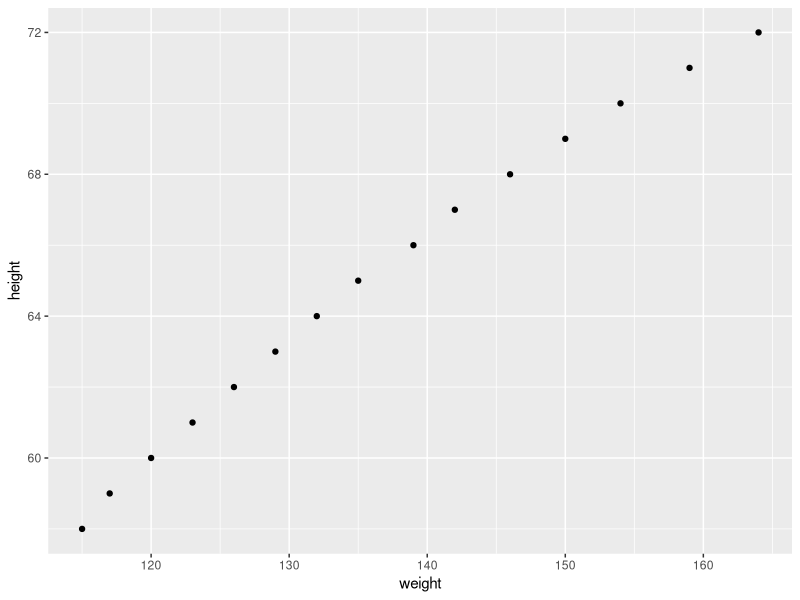
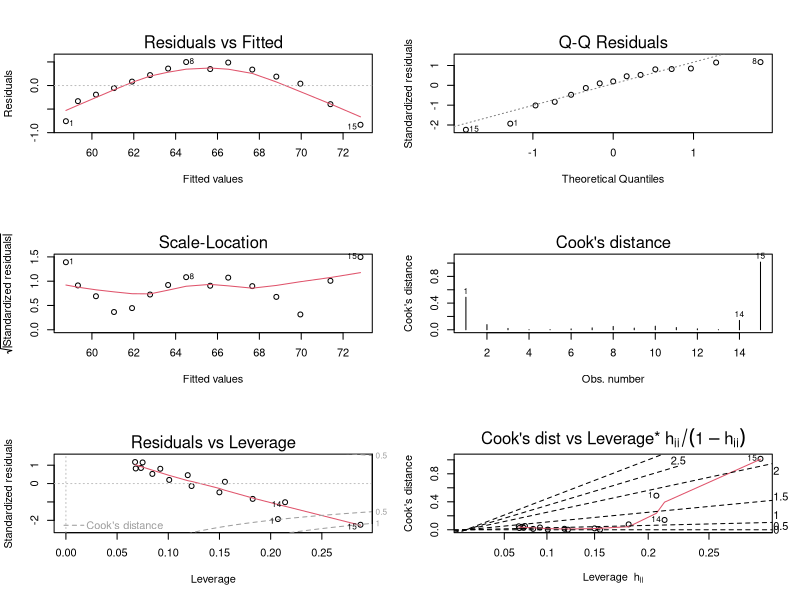
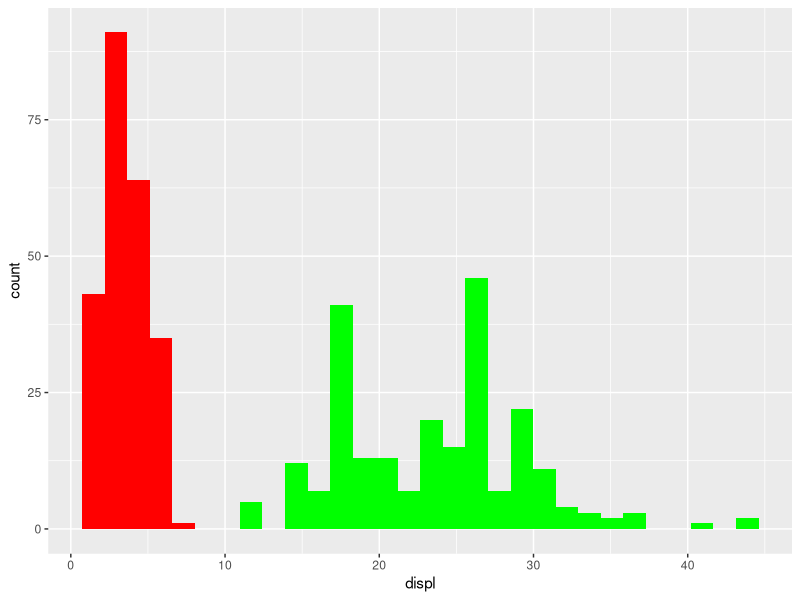
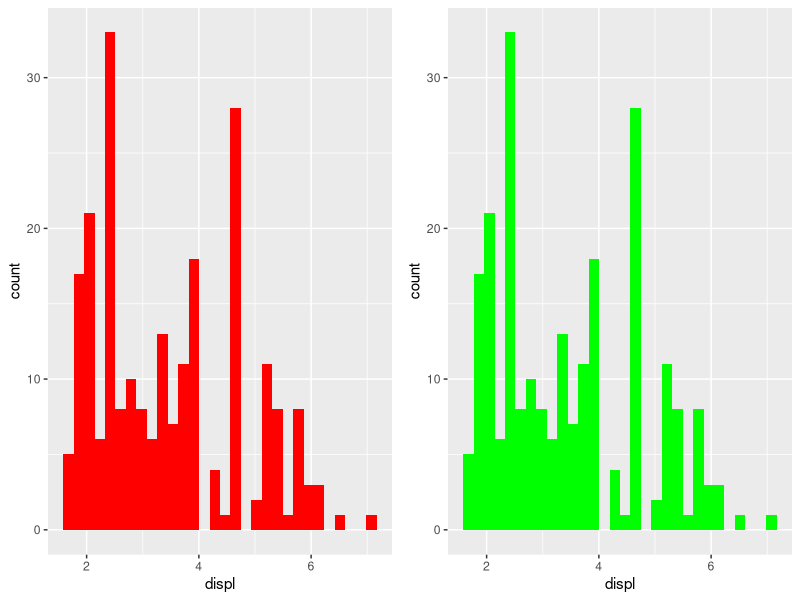
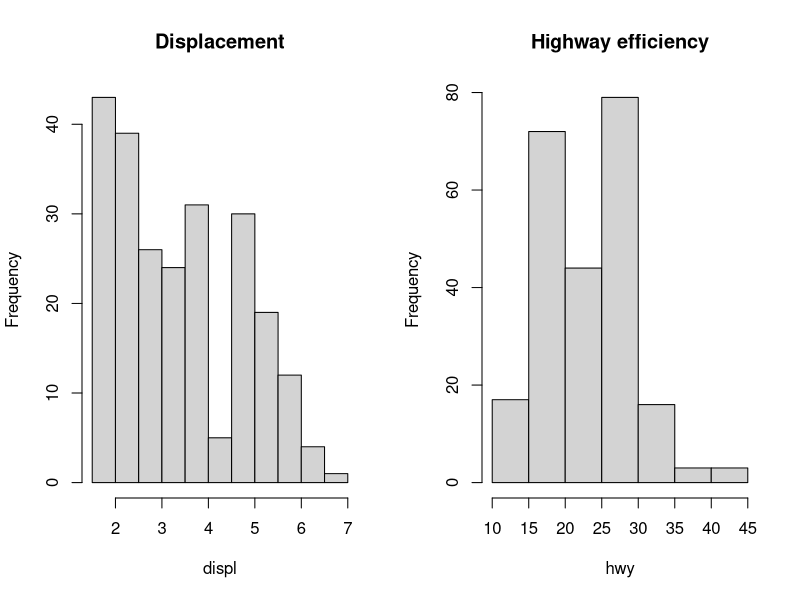
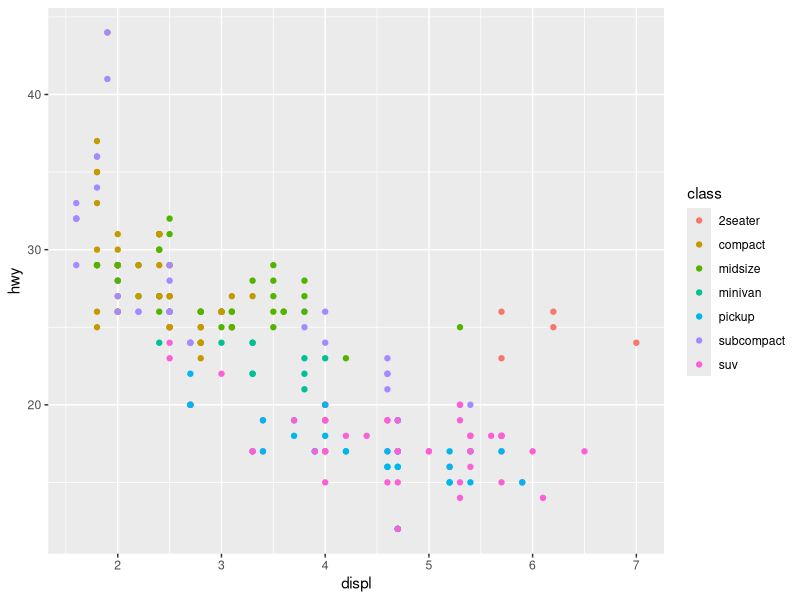
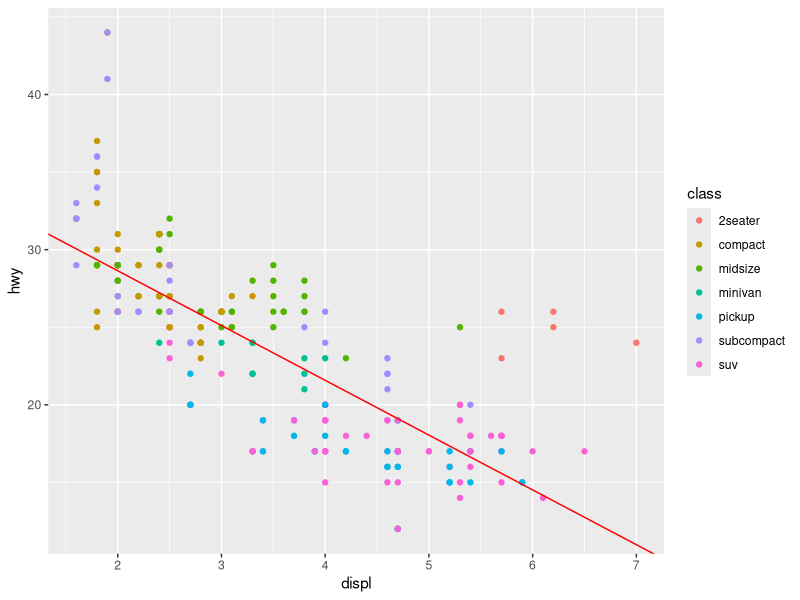

Reproduce these figures in R, in order.
# load the packages of "linear regression"
library(tidyverse)
library(MASS)
data("women")
str(women)

summary(women)

#using scatter plot to see if there is any relation between height and weight
ggplot(data = women, aes(x = weight, y = height)) +
  geom_point()

#"cor.test()" to calculate the p-value and the confidence interval 
cor.test(women$weight, women$height)

#create linear regression model using "lm()"
womenModel <- lm(formula = height~weight, data  = women)

#ggbline to draw a plot to define a straight line
coefficients <- ggplot(data = women, aes(x = weight, y = height)) +
  geom_point() +
  geom_abline(mapping = aes(slope = womenModel$coefficients[2],
                            intercept = womenModel$coefficients[1],
                            colour = "red"))
#????  using par() to figure out this problem
layout(matrix(1:6, ncol = 2, byrow = TRUE))
plot(womenModel, 1:6)
par(womenModel = c(1, 1))

#1.prdict value
newWomen <- data.frame(weight = c(130, 170))
predict(womenModel, newdata = newWomen)
#2.predict value using CI
newWomen <- data.frame(weight = c(130, 170))
predict(womenModel, newdata = newWomen, interval = "confidence")
#3. would the values on average
predict(womenModel, newdata = newWomen, interval = "prediction")

#shapiro.test(), if the p-value > 0.05, 
#then the population follows normal distribution

shapiro.test(women$height)
#W = 0.96359, p-value = 0.7545, follow normal distribition due to p>0.05
shapiro.test(women$weight)
#W = 0.96036, p-value = 0.6986, follow normal distribition due to p>0.05

#if we want to know the prediction of (hwy) and (displ)
?mpg
View(mpg)
ggplot(data = mpg) +
  geom_histogram(mapping = aes(x = displ), fill = "red") +
  geom_histogram(mapping = aes(x = hwy), fill = "green")                 

#cowplot() to arrange the plots as a grid
install.packages("cowplot")
library(cowplot)
plot1 <- ggplot(mpg) +
  geom_histogram(aes(displ), fill = "red") 
plot2 <- ggplot(mpg) +
  geom_histogram(aes(displ), fill = "green")

cowplot::plot_grid(plot1, plot2)

#par() and hist()
par(mfrow = c(1, 2)) #set the output window to be 1 row and 2 columns
hist(x = mpg$displ, breaks = 8, main = "Displacement", xlab = "displ")
hist(x = mpg$hwy, breaks = 8, main = "Highway efficiency", xlab = "hwy")
par(mfrow = c(1, 1)) #reste the output window

#inspect the relationship by x-y scaaterplot
ggplot(data = mpg, aes(x = displ, y = hwy)) +
  geom_point(aes(colour = class))

#cor.test to check the relationship
cor.test(mpg$displ, mpg$hwy)

#linear regression
hwyDisplModel <- lm(formula = hwy~displ, data = mpg)
summary(hwyDisplModel)
summary(mpg$hwy) #this can get the mean

#draw a mpg linear regression plot 
 ggplot(data = mpg, aes(x = displ, y = hwy)) +
    geom_point(aes(colour = class)) +
    geom_abline(aes(slope = hwyDisplModel$coefficients[2],
                 intercept = hwyDisplModel$coefficients[1])
                 , colour = "red")

#create new points to predict
newCarData <- data.frame(displ = c(2.2, 4, 6.3, 12))
predict(hwyDisplModel, newdata = newCarData, interval = "confidence") 
#access the value(predicted) from the regression line by "fitted.values"
hwyPred <- hwyDisplModel$fitted.values

#creat a dataframe to compare actual and pridicted value
mpgSubset <- data.frame(displ = mpg$displ, hwy = mpg$hwy, pred = hwyPred)
View(mpgSubset) 

#multiple linear regression
mpgModel <- lm(formula = mpg~cyl +disp +hp + drat + wt + 
              qsec + vs + am + gear +carb, data = mtcars)

summary(mpgModel)

#create the predicted values by "fitted.values"
mpgPredictions <- data.frame(mpg = mtcars$mpg, pred = mpgModel$fitted.values)
#plot the scatterplot and line plot to indicate where the error.

